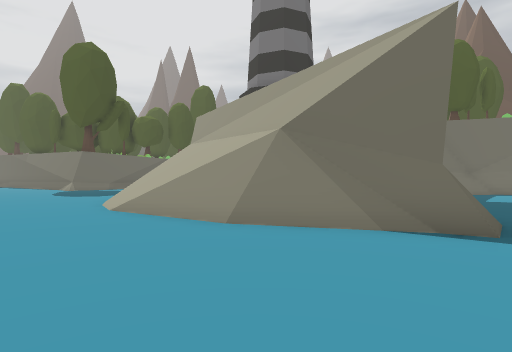
view 1 (above)

20 first-person views from a walk through a Unity game level. The camera is 1.4 m above the floor, looks level and sees 80° across. The floor is counted in squares, 2 m on a side. Each view is taken from the middle of a square. On the plan, view 1 faces up. The plan holds only what a view shows up to about 10 squares ahead; the rest is blank. The place goes on beyond the plan. The player is left out. Some animated figures are left out. Some surface patterns are stand-ins.

view 2
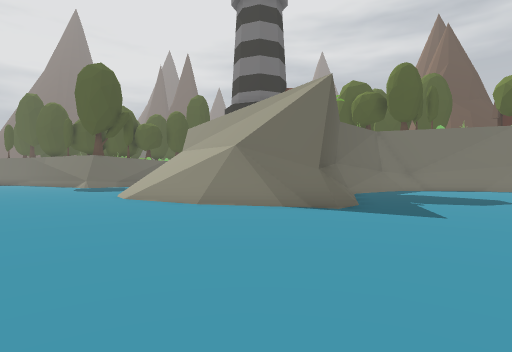

view 3
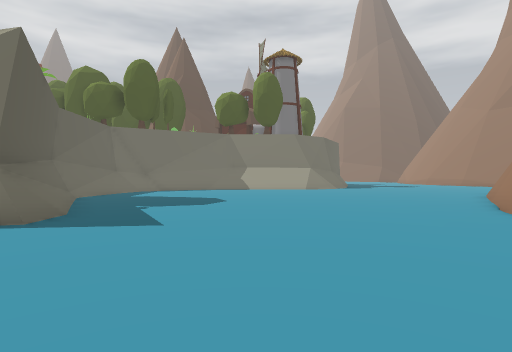

view 4
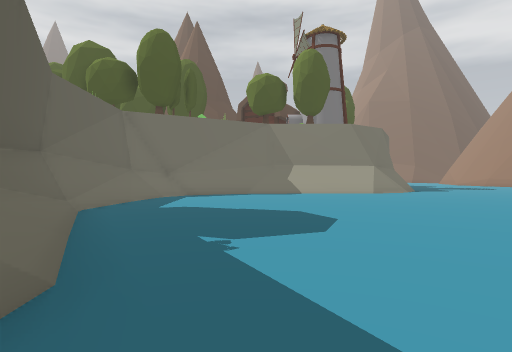

view 5
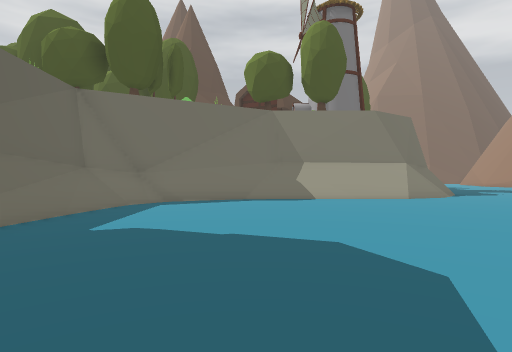

view 6
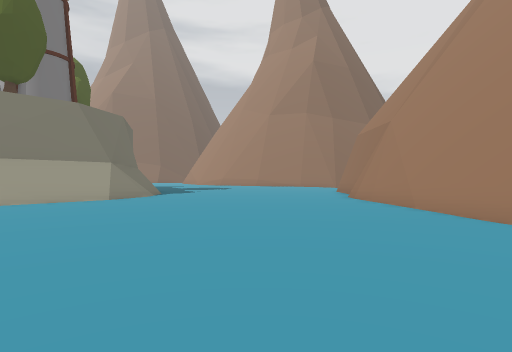

view 7
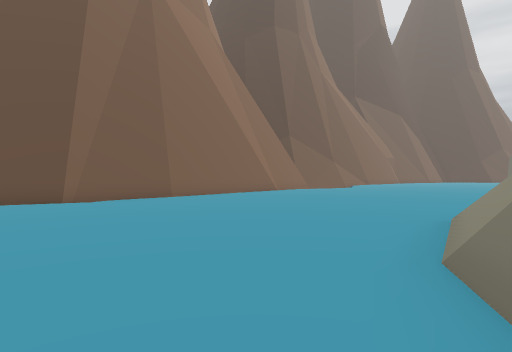

view 8
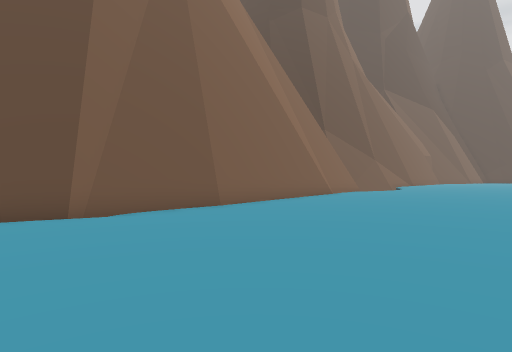

view 9
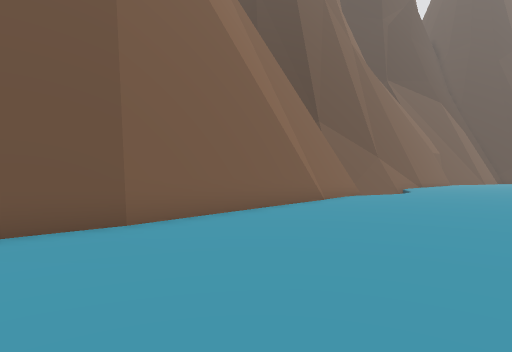

view 10
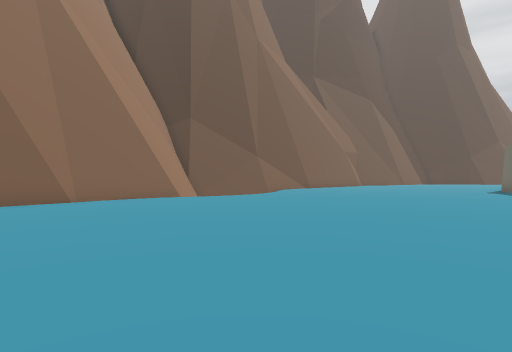

view 11
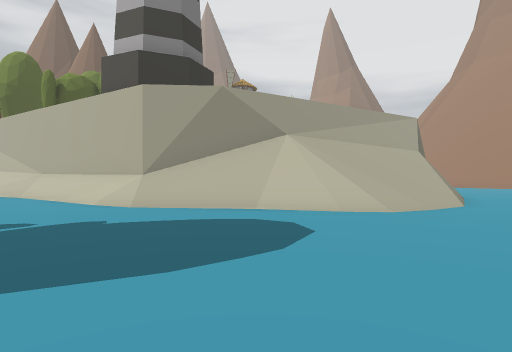

view 12
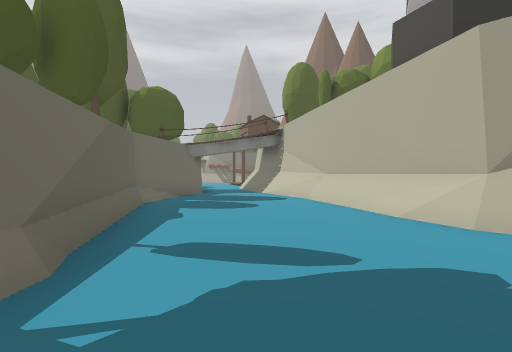

view 13
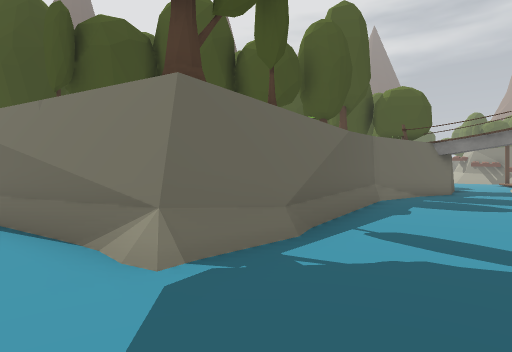

view 14
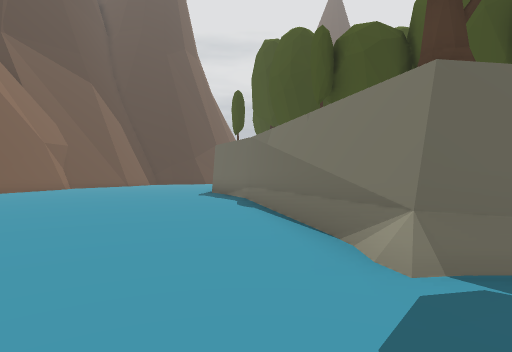

view 15
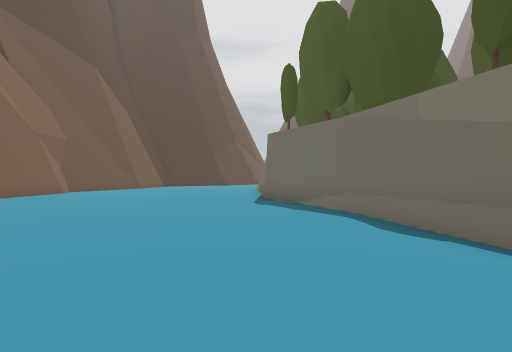

view 16
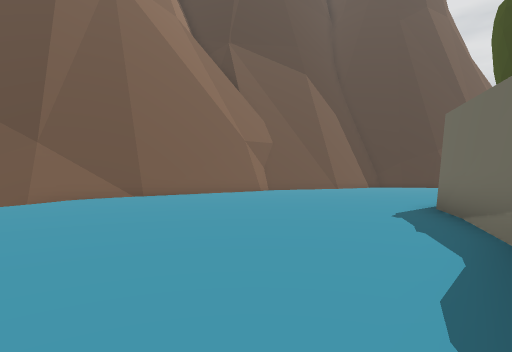

view 17
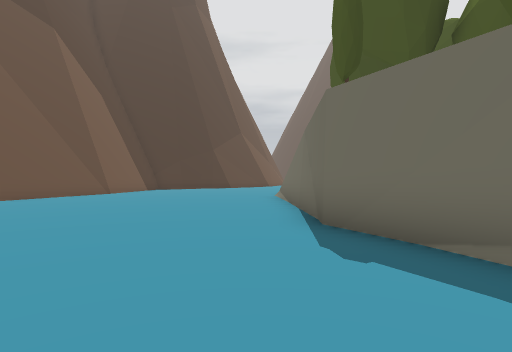

view 18
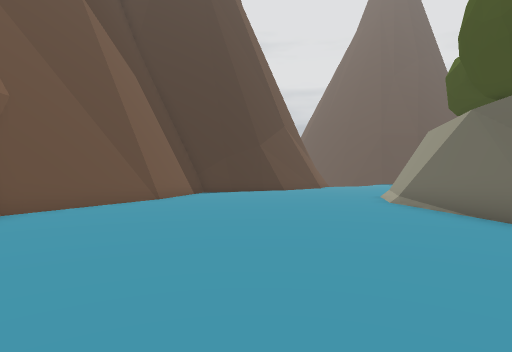

view 19
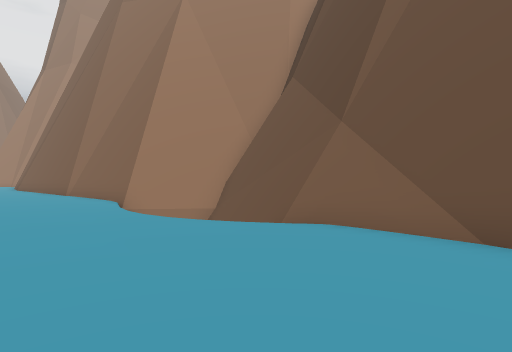

view 20
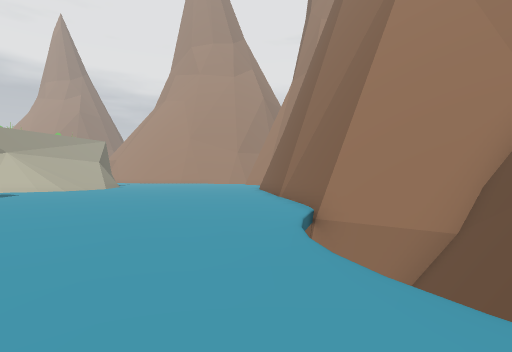

### Floor plan
Key: @ floor where view 1 was taken; # wall or solid block; . floor; / step, stairs or slope; = window, fence, low wall or low ledge; ^ raised ledge; v drop or lower ground.
Columns run from 29 left of view 1 to 16 right of it. Each row starts with its distance up from view 1.
 24    ...##
 23   .....###
 22  ........##             ###..
 21 #.........##            #....
 20 #..........###         ##....
 19 ##...........###       #.....##
 18  #.............###    ##.....#
 17  ##..............##  ##.....##
 16     ..............####.....##
 15      ...............#......##
 14     #.....................##
 13        ...................##        ####
 12       #...................#        ##//##
 11       ##..................##      ##/...##
 10        ##v.............../###    ##/.....//#
  9         ##vv.............=//^    #/......./##
  8         ##v v............///#^  ##........./##
  7          ##vv.............///^^ #/........../#
  6          #####............/===^ #/............
  5              ##.............=####.............
  4               ###.............###.............
  3                 ##............................
  2                  ##...........................
  1                   ##..........................
  0                    ##........@...............#
 -1                     ##..................######
 -2                      ##...   ........   ##
 -3                       ##.     .
 -4                        #

Where each view was taken, in squares from view 1:
view 1: 0 up, 0 right, facing up
view 2: 3 down, 1 right, facing up
view 3: 2 down, 2 right, facing up-right
view 4: 2 up, 3 right, facing up-right
view 5: 4 up, 5 right, facing up-right
view 6: 3 up, 6 right, facing right
view 7: 3 up, 2 right, facing left
view 8: 1 up, 1 left, facing left
view 9: 2 up, 4 left, facing left
view 10: 9 up, 5 left, facing left
view 11: 11 up, 10 left, facing right
view 12: 13 up, 8 left, facing up-right
view 13: 12 up, 8 left, facing up
view 14: 12 up, 8 left, facing up-left
view 15: 13 up, 12 left, facing up-left
view 16: 16 up, 12 left, facing left
view 17: 16 up, 16 left, facing up-left
view 18: 16 up, 20 left, facing up-left
view 19: 15 up, 20 left, facing down
view 20: 12 up, 20 left, facing down-right
